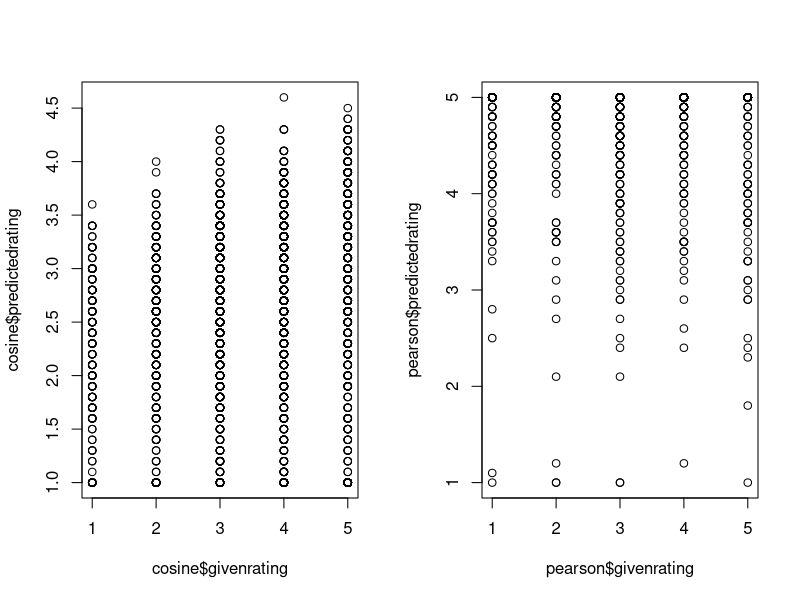
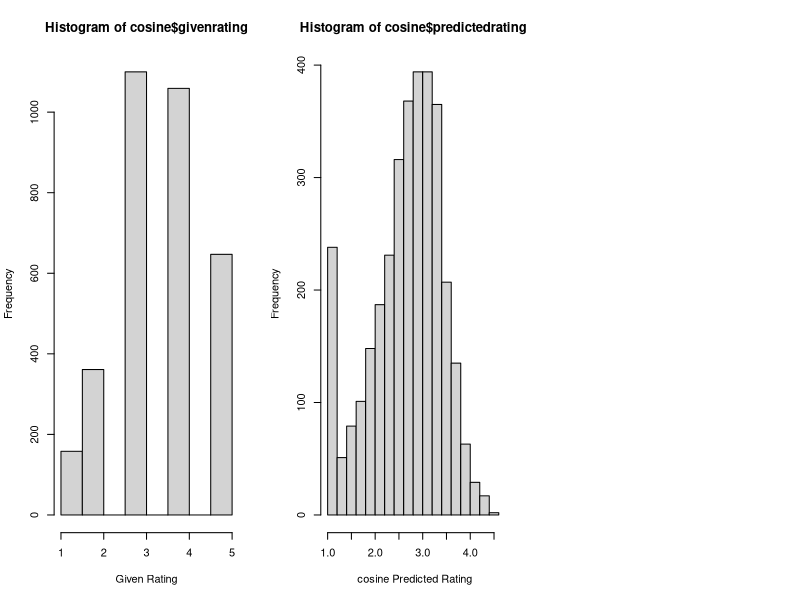
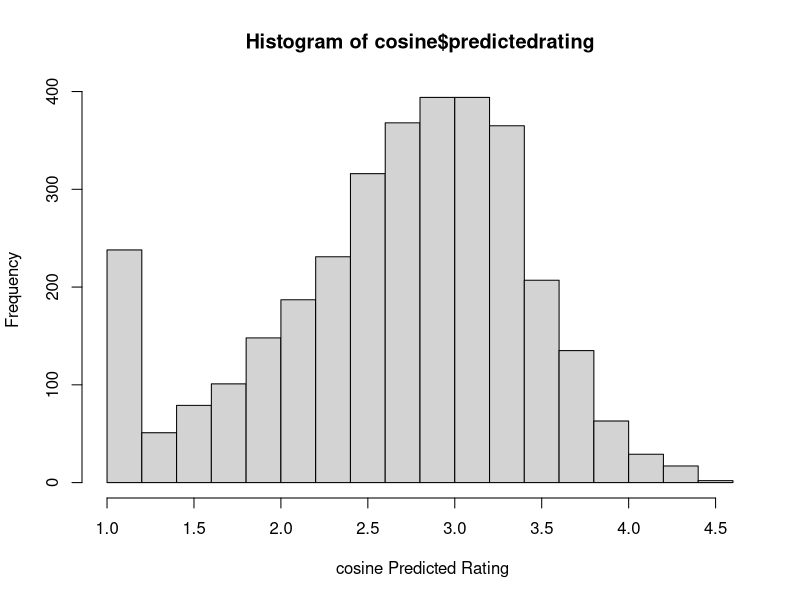
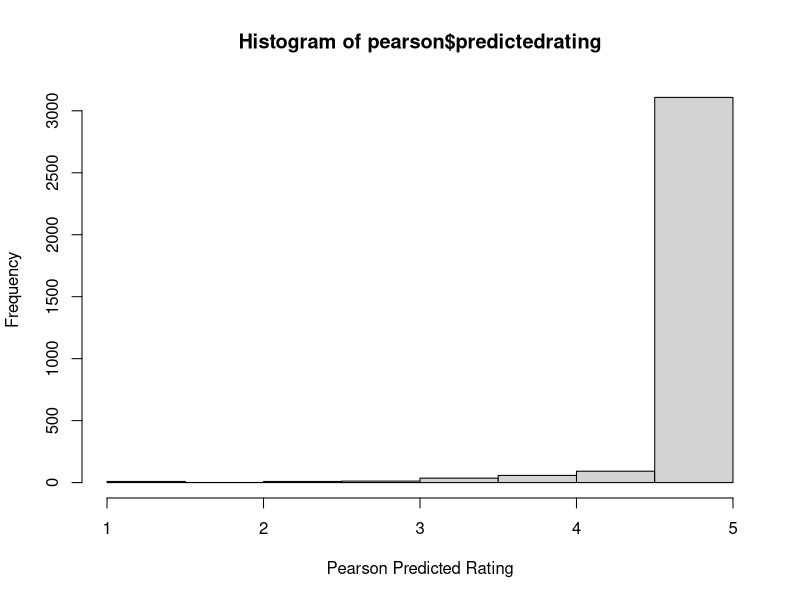

Source code (R) for these figures, in order:
cosine <- read.table("predictions_cosine.txt",header = T, sep = ",")
pearson <- read.table("predictions_pearson.txt",header = T, sep = ",")
names(cosine) <- c("movieid","userid","givenrating","predictedrating")
names(pearson) <- c("movieid","userid","givenrating","predictedrating")

summary(cosine)
summary(pearson)
par(mfrow = c(1, 2))
plot(cosine$givenrating,cosine$predictedrating)
plot(pearson$givenrating,pearson$predictedrating)
par(mfrow = c(1, 1))


par(mfrow = c(1, 3))
hist(cosine$givenrating, xlab = "Given Rating" )
hist(cosine$predictedrating, xlab = " cosine Predicted Rating")
par(mfrow = c(1, 1))

hist(cosine$predictedrating, xlab = " cosine Predicted Rating")
hist(pearson$predictedrating,xlab = "Pearson Predicted Rating")
